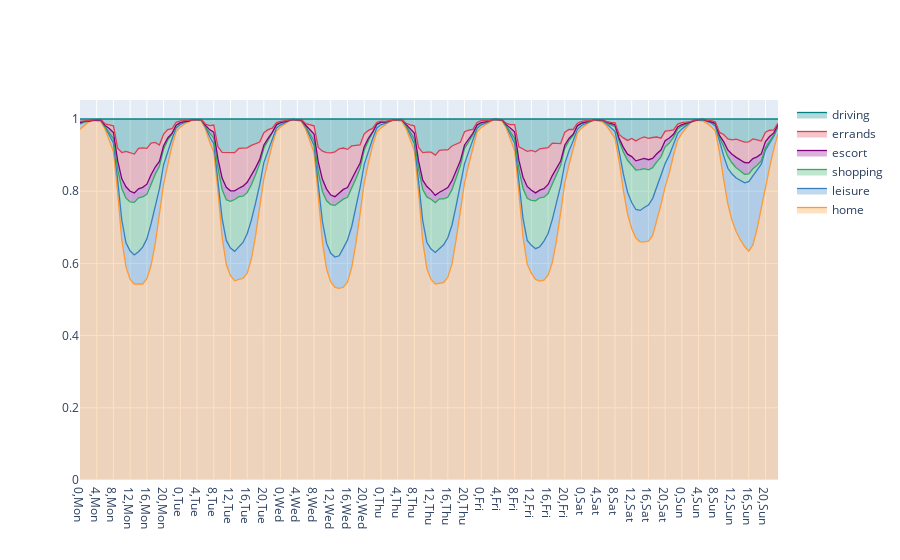

Notebook code cell kept with this figure:
### Code cell
shares_plot(dt) # with state as default

### Figure 1 — Plotly figure (JSON) as saved in the notebook; plotly's stock layout.template omitted (floating-point values rounded to 4 significant figures; data arrays with more than 128 entries replaced by an {"elided": "..."} marker saying what was removed)
{"data": [{"fill": "tonexty", "fillcolor": "rgba(255, 153, 51, 0.3)", "line": {"color": "rgba(255, 153, 51, 1.0)", "dash": "solid", "shape": "linear", "width": 1.3}, "mode": "lines", "name": "home", "text": "", "type": "scatter", "x": {"elided": "168 str values"}, "y": {"elided": "168 float values"}}, {"fill": "tonexty", "fillcolor": "rgba(55, 128, 191, 0.3)", "line": {"color": "rgba(55, 128, 191, 1.0)", "dash": "solid", "shape": "linear", "width": 1.3}, "mode": "lines", "name": "leisure", "text": "", "type": "scatter", "x": {"elided": "168 str values"}, "y": {"elided": "168 float values"}}, {"fill": "tonexty", "fillcolor": "rgba(50, 171, 96, 0.3)", "line": {"color": "rgba(50, 171, 96, 1.0)", "dash": "solid", "shape": "linear", "width": 1.3}, "mode": "lines", "name": "shopping", "text": "", "type": "scatter", "x": {"elided": "168 str values"}, "y": {"elided": "168 float values"}}, {"fill": "tonexty", "fillcolor": "rgba(128, 0, 128, 0.3)", "line": {"color": "rgba(128, 0, 128, 1.0)", "dash": "solid", "shape": "linear", "width": 1.3}, "mode": "lines", "name": "escort", "text": "", "type": "scatter", "x": {"elided": "168 str values"}, "y": {"elided": "168 float values"}}, {"fill": "tonexty", "fillcolor": "rgba(219, 64, 82, 0.3)", "line": {"color": "rgba(219, 64, 82, 1.0)", "dash": "solid", "shape": "linear", "width": 1.3}, "mode": "lines", "name": "errands", "text": "", "type": "scatter", "x": {"elided": "168 str values"}, "y": {"elided": "168 float values"}}, {"fill": "tonexty", "fillcolor": "rgba(0, 128, 128, 0.3)", "line": {"color": "rgba(0, 128, 128, 1.0)", "dash": "solid", "shape": "linear", "width": 1.3}, "mode": "lines", "name": "driving", "text": "", "type": "scatter", "x": {"elided": "168 str values"}, "y": {"elided": "168 float values"}}], "layout": {}}
